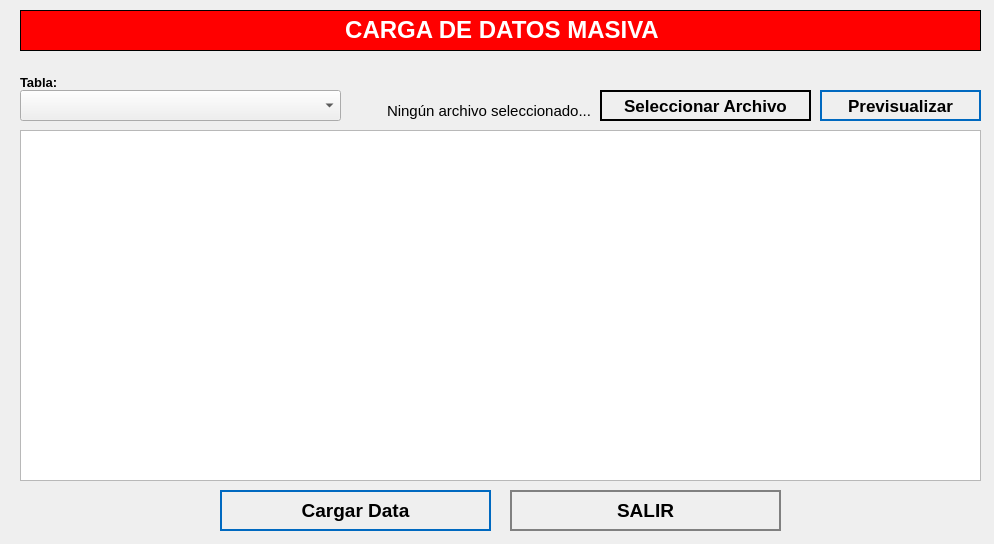
<?xml version="1.0" encoding="UTF-8"?>
<ui version="4.0">
 <class>NewBook</class>
 <widget class="QWidget" name="NewBook">
  <property name="geometry">
   <rect>
    <x>0</x>
    <y>0</y>
    <width>994</width>
    <height>544</height>
   </rect>
  </property>
  <property name="windowTitle">
   <string>Nuevo Registro</string>
  </property>
  <property name="styleSheet">
   <string notr="true">QPushButton
{	
	height: 2em;
 	border-style: solid;
	border-width: 2px;
 	border-color: grey;
	font-weight: bold;
}

QPushButton:hover
{
   	background-color:grey;
	color:white;
}</string>
  </property>
  <widget class="QLabel" name="label">
   <property name="geometry">
    <rect>
     <x>20</x>
     <y>10</y>
     <width>961</width>
     <height>41</height>
    </rect>
   </property>
   <property name="font">
    <font>
     <underline>false</underline>
    </font>
   </property>
   <property name="autoFillBackground">
    <bool>false</bool>
   </property>
   <property name="styleSheet">
    <string notr="true">background-color: red;</string>
   </property>
   <property name="frameShape">
    <enum>QFrame::Box</enum>
   </property>
   <property name="text">
    <string>&lt;html&gt;&lt;head/&gt;&lt;body&gt;&lt;p align=&quot;center&quot;&gt;&lt;span style=&quot; font-size:18pt; font-weight:600; color:#ffffff;&quot;&gt;CARGA DE DATOS MASIVA&lt;/span&gt;&lt;/p&gt;&lt;/body&gt;&lt;/html&gt;</string>
   </property>
  </widget>
  <widget class="QLabel" name="label_autoriza">
   <property name="geometry">
    <rect>
     <x>20</x>
     <y>70</y>
     <width>101</width>
     <height>25</height>
    </rect>
   </property>
   <property name="text">
    <string>&lt;html&gt;&lt;head/&gt;&lt;body&gt;&lt;p&gt;&lt;span style=&quot; font-size:10pt; font-weight:600;&quot;&gt;Tabla:&lt;/span&gt;&lt;/p&gt;&lt;/body&gt;&lt;/html&gt;</string>
   </property>
  </widget>
  <widget class="QPushButton" name="searchButton">
   <property name="geometry">
    <rect>
     <x>820</x>
     <y>90</y>
     <width>161</width>
     <height>31</height>
    </rect>
   </property>
   <property name="font">
    <font>
     <pointsize>13</pointsize>
     <weight>75</weight>
     <bold>true</bold>
    </font>
   </property>
   <property name="cursor">
    <cursorShape>PointingHandCursor</cursorShape>
   </property>
   <property name="styleSheet">
    <string notr="true">QPushButton
{	
	height: 2em;
 	border-style: solid;
	border-width: 2px;
 	border-color: #0069c0;
	font-weight: bold;
}

QPushButton:hover
{
   	background-color:#0069c0;
	color:white;
}</string>
   </property>
   <property name="text">
    <string>Previsualizar</string>
   </property>
   <property name="icon">
    <iconset>
     <normaloff>../assets/icons/search-icon.png</normaloff>../assets/icons/search-icon.png</iconset>
   </property>
   <property name="iconSize">
    <size>
     <width>30</width>
     <height>30</height>
    </size>
   </property>
   <property name="autoDefault">
    <bool>true</bool>
   </property>
   <property name="default">
    <bool>true</bool>
   </property>
   <property name="flat">
    <bool>true</bool>
   </property>
  </widget>
  <widget class="QPushButton" name="cancelButton">
   <property name="geometry">
    <rect>
     <x>510</x>
     <y>490</y>
     <width>271</width>
     <height>41</height>
    </rect>
   </property>
   <property name="font">
    <font>
     <pointsize>14</pointsize>
     <weight>75</weight>
     <bold>true</bold>
    </font>
   </property>
   <property name="cursor">
    <cursorShape>PointingHandCursor</cursorShape>
   </property>
   <property name="styleSheet">
    <string notr="true">QPushButton
{	
	height: 2em;
 	border-style: solid;
	border-width: 2px;
 	border-color: grey;
	font-weight: bold;
}

QPushButton:hover
{
   	background-color:grey;
	color:white;
}</string>
   </property>
   <property name="text">
    <string>SALIR</string>
   </property>
   <property name="icon">
    <iconset>
     <normaloff>../assets/icons/cancel-icon.png</normaloff>../assets/icons/cancel-icon.png</iconset>
   </property>
   <property name="iconSize">
    <size>
     <width>30</width>
     <height>30</height>
    </size>
   </property>
   <property name="autoDefault">
    <bool>true</bool>
   </property>
   <property name="default">
    <bool>true</bool>
   </property>
   <property name="flat">
    <bool>true</bool>
   </property>
  </widget>
  <widget class="QTableWidget" name="tableCarga">
   <property name="geometry">
    <rect>
     <x>20</x>
     <y>130</y>
     <width>961</width>
     <height>351</height>
    </rect>
   </property>
   <property name="autoFillBackground">
    <bool>true</bool>
   </property>
   <property name="lineWidth">
    <number>5</number>
   </property>
   <property name="editTriggers">
    <set>QAbstractItemView::NoEditTriggers</set>
   </property>
   <property name="textElideMode">
    <enum>Qt::ElideLeft</enum>
   </property>
   <attribute name="horizontalHeaderMinimumSectionSize">
    <number>10</number>
   </attribute>
  </widget>
  <widget class="QComboBox" name="cbTabla">
   <property name="geometry">
    <rect>
     <x>20</x>
     <y>90</y>
     <width>321</width>
     <height>31</height>
    </rect>
   </property>
   <property name="font">
    <font>
     <pointsize>12</pointsize>
    </font>
   </property>
   <property name="editable">
    <bool>false</bool>
   </property>
  </widget>
  <widget class="QPushButton" name="SelectButton">
   <property name="geometry">
    <rect>
     <x>600</x>
     <y>90</y>
     <width>211</width>
     <height>31</height>
    </rect>
   </property>
   <property name="font">
    <font>
     <pointsize>13</pointsize>
     <weight>75</weight>
     <bold>true</bold>
    </font>
   </property>
   <property name="cursor">
    <cursorShape>PointingHandCursor</cursorShape>
   </property>
   <property name="styleSheet">
    <string notr="true">QPushButton
{	
	height: 2em;
 	border-style: solid;
	border-width: 2px;
 	border-color: black;
	font-weight: bold;
}

QPushButton:hover
{
   	background-color:green;
	color:white;
}</string>
   </property>
   <property name="text">
    <string>Seleccionar Archivo</string>
   </property>
   <property name="icon">
    <iconset>
     <normaloff>../assets/icons/carpeta.png</normaloff>../assets/icons/carpeta.png</iconset>
   </property>
   <property name="iconSize">
    <size>
     <width>25</width>
     <height>25</height>
    </size>
   </property>
   <property name="autoDefault">
    <bool>true</bool>
   </property>
   <property name="default">
    <bool>true</bool>
   </property>
   <property name="flat">
    <bool>true</bool>
   </property>
  </widget>
  <widget class="QLabel" name="label_carga">
   <property name="geometry">
    <rect>
     <x>350</x>
     <y>100</y>
     <width>241</width>
     <height>21</height>
    </rect>
   </property>
   <property name="font">
    <font>
     <pointsize>11</pointsize>
    </font>
   </property>
   <property name="text">
    <string>Ningún archivo seleccionado...</string>
   </property>
   <property name="alignment">
    <set>Qt::AlignRight|Qt::AlignTrailing|Qt::AlignVCenter</set>
   </property>
  </widget>
  <widget class="QPushButton" name="addButton">
   <property name="geometry">
    <rect>
     <x>220</x>
     <y>490</y>
     <width>271</width>
     <height>41</height>
    </rect>
   </property>
   <property name="font">
    <font>
     <pointsize>14</pointsize>
     <weight>75</weight>
     <bold>true</bold>
    </font>
   </property>
   <property name="cursor">
    <cursorShape>PointingHandCursor</cursorShape>
   </property>
   <property name="styleSheet">
    <string notr="true">QPushButton
{	
	height: 2em;
 	border-style: solid;
	border-width: 2px;
 	border-color: #0069c0;
	font-weight: bold;
}

QPushButton:hover
{
   	background-color:#0069c0;
	color:white;
}</string>
   </property>
   <property name="text">
    <string>Cargar Data</string>
   </property>
   <property name="icon">
    <iconset>
     <normaloff>../assets/icons/cargardata.png</normaloff>../assets/icons/cargardata.png</iconset>
   </property>
   <property name="iconSize">
    <size>
     <width>35</width>
     <height>35</height>
    </size>
   </property>
   <property name="autoDefault">
    <bool>true</bool>
   </property>
   <property name="default">
    <bool>true</bool>
   </property>
   <property name="flat">
    <bool>true</bool>
   </property>
  </widget>
 </widget>
 <tabstops>
  <tabstop>searchButton</tabstop>
  <tabstop>cancelButton</tabstop>
 </tabstops>
 <resources/>
 <connections/>
</ui>
